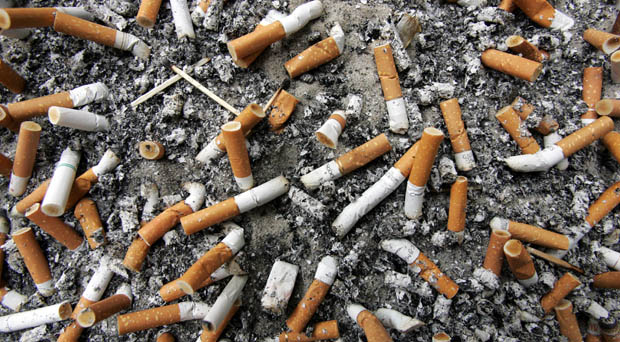
#> input picture Sample pics/cigarette-butt-feature.jpg, 620 x 342 px, given in place of the camera
$ python blur.py
#> lines starting #> are read from the running program, lines starting #| are printed output that depends on the picture; after the words box and inside, x2 and y2 are one past the last pixel; in counts of white or black regions, pixels touching at a corner belong together
import cv2
import numpy as np

cap=cv2.VideoCapture(0)

if(cap.isOpened() != 1 ) :
	cap.open()

while(1) :
	ret ,frame = cap.read()
#> frame is the input picture: shape (342, 620, 3); mean B, G, R 92.4, 103.1, 114.7
	blured_frame = cv2.blur(frame,(5,5))
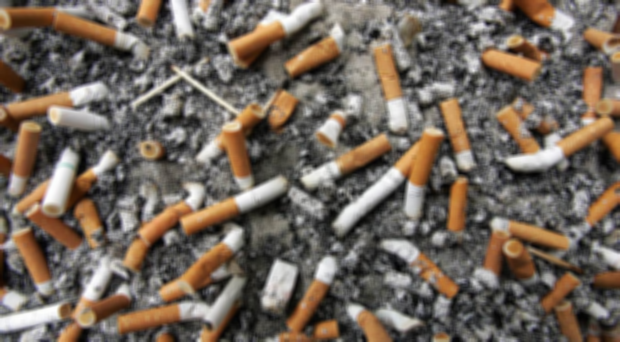
#> blured_frame: shape (342, 620, 3); mean B, G, R 92.4, 103.1, 114.7
# original
	hsv=cv2.cvtColor(frame, cv2.COLOR_BGR2HSV)
#> hsv: shape (342, 620, 3); mean H, S, V 47.3, 58.3, 116.3

	lower_cig=np.array([12,105,64])
	upper_cig=np.array([25,220,210])

	mask = cv2.inRange(hsv,lower_cig,upper_cig)
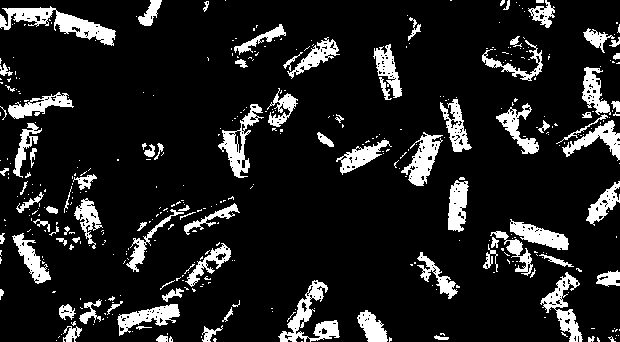
#> mask: shape (342, 620); 12.6% white; 415 white regions (327 under 20 px), largest, box (x1, y1, x2, y2) and area: (0, 6, 116, 46) 1642, (278, 280, 340, 342) 1231, (218, 104, 264, 178) 997

	result = cv2.bitwise_and(frame,frame,mask=mask)

	cv2.imshow('original',frame)
	cv2.imshow('mask',mask)
	cv2.imshow('final',result)

# blured mask
	blured_mask=cv2.blur(mask,(5,5))
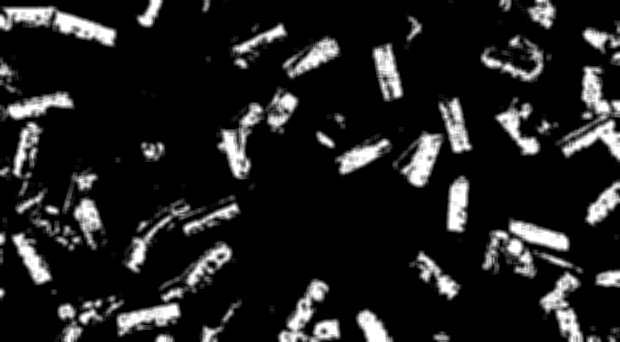
#> blured_mask: shape (342, 620); min 0, max 255, mean 32.1
	blured_mask_result = cv2.bitwise_and(frame,frame,mask=blured_mask)

	cv2.imshow('blured_frame',blured_frame)
	cv2.imshow('blured_mask',blured_mask)
	cv2.imshow('blured_mask_final',blured_mask_result)

# mask of blured image

	hsv_blured_frame=cv2.cvtColor(blured_frame, cv2.COLOR_BGR2HSV)
#> hsv_blured_frame: shape (342, 620, 3); mean H, S, V 44.7, 48.3, 115.5

	mask_blured_frame=cv2.inRange(hsv_blured_frame,lower_cig,upper_cig)
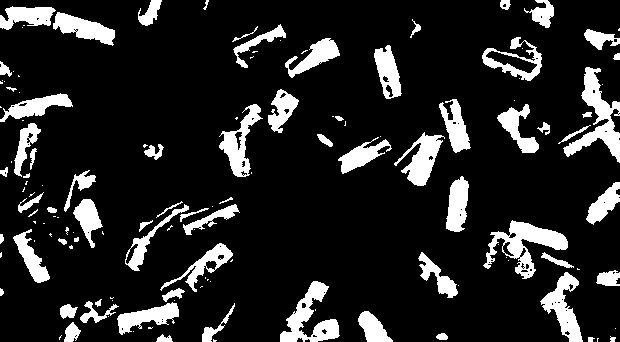
#> mask_blured_frame: shape (342, 620); 14.5% white; 136 white regions (65 under 20 px), largest, box (x1, y1, x2, y2) and area: (563, 67, 620, 163) 1831, (483, 220, 568, 279) 1823, (280, 281, 340, 342) 1528

	mask_blured_frame_result = cv2.bitwise_and(frame,frame,mask=mask_blured_frame)
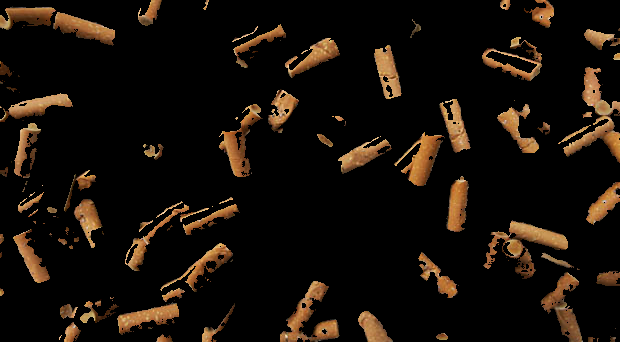
#> mask_blured_frame_result: shape (342, 620, 3); mean B, G, R 9, 15.6, 23

	cv2.imshow('mask_blured_frame',mask_blured_frame)
	cv2.imshow('mask_blured_frame_result',mask_blured_frame_result)

# blured mask of blured image

	blured_mask_blured_frame=cv2.blur(mask_blured_frame,(5,5))
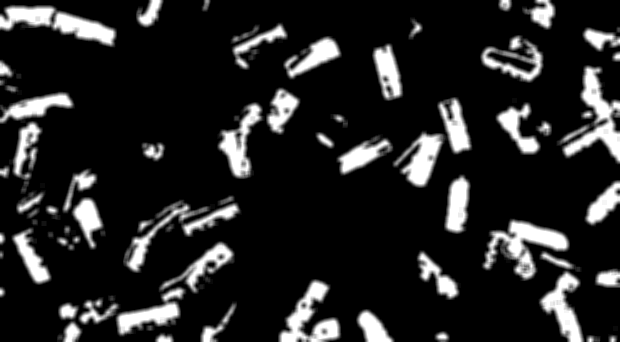
#> blured_mask_blured_frame: shape (342, 620); min 0, max 255, mean 36.9
	blured_mask_blured_frame_result=cv2.bitwise_and(frame,frame,mask=blured_mask_blured_frame)
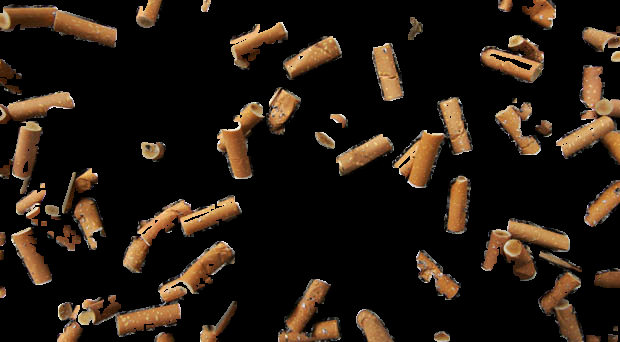
#> blured_mask_blured_frame_result: shape (342, 620, 3); mean B, G, R 16.5, 25.5, 35.6

	cv2.imshow('blured_mask_blured_frame',blured_mask_blured_frame)
	cv2.imshow('blured_mask_blured_frame_result',blured_mask_blured_frame_result)

	k=cv2.waitKey(5) & 0xFF
#> (key Esc is pressed here)
	if k == 27 :
		break

cv2.destroyAllWindows()

$ run again, on Sample pics/cigarette_butts.jpg
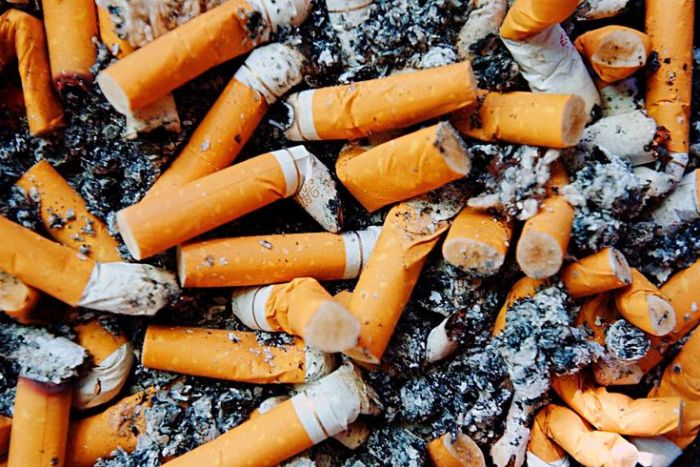
#> input picture Sample pics/cigarette_butts.jpg, 700 x 467 px, given in place of the camera
#> frame is the input picture: shape (467, 700, 3); mean B, G, R 76.9, 106.7, 141
#> hsv: shape (467, 700, 3); mean H, S, V 50.8, 138.3, 146.4
#> `mask = cv2.inRange(hsv,lower_cig,upper_cig)`:
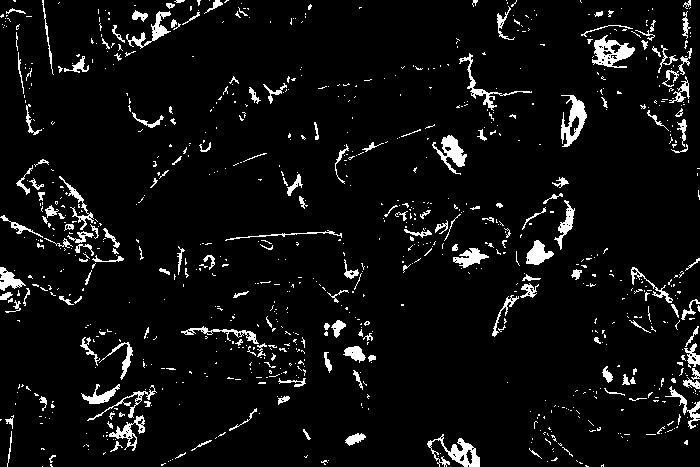
#> mask: shape (467, 700); 5.8% white; 899 white regions (730 under 20 px), largest, box (x1, y1, x2, y2) and area: (592, 35, 635, 68) 688, (427, 434, 480, 467) 648, (561, 95, 587, 147) 630
#> hsv_blured_frame: shape (467, 700, 3); mean H, S, V 50.6, 125.6, 146
#> mask_blured_frame: shape (467, 700); 7.4% white; 303 white regions (166 under 20 px), largest, box (x1, y1, x2, y2) and area: (0, 176, 123, 265) 1464, (582, 17, 654, 69) 1259, (88, 385, 156, 452) 1007
#> `blured_mask_blured_frame_result=cv2.bitwise_and(frame,frame,mask=blure..`:
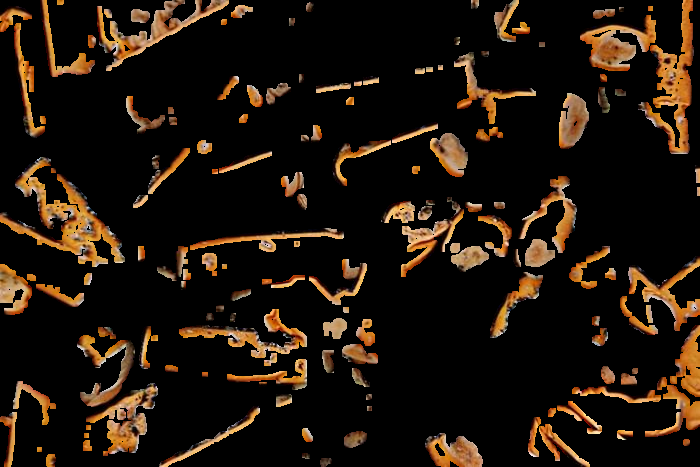
#> blured_mask_blured_frame_result: shape (467, 700, 3); mean B, G, R 11.6, 21.4, 32.1

$ run again, on Sample pics/cigarette_butts_dirty_dark_2899_1920x1080.jpg
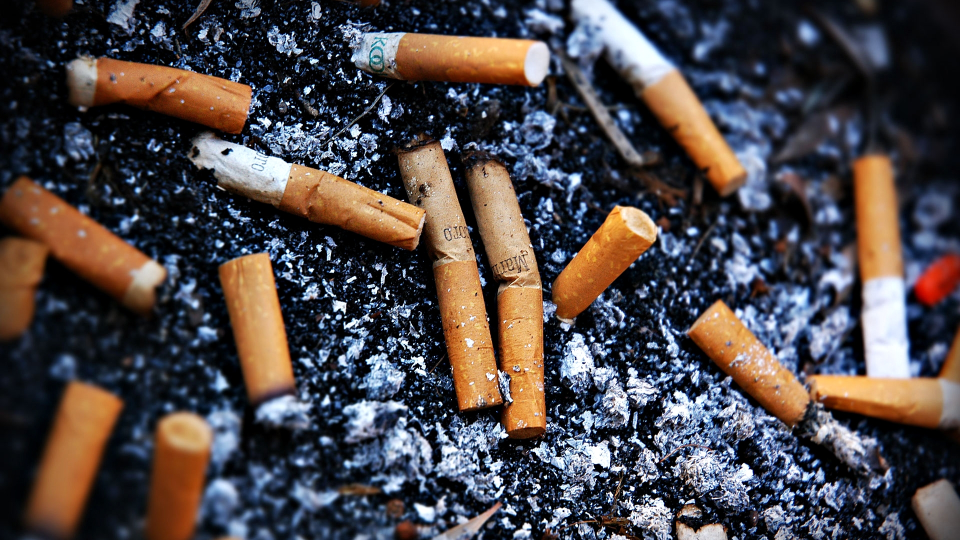
#> input picture Sample pics/cigarette_butts_dirty_dark_2899_1920x1080.jpg, 1920 x 1080 px, given in place of the camera (shown at 1/2 size)
#> frame is the input picture: shape (1080, 1920, 3); mean B, G, R 72.2, 70, 76.3
#> hsv: shape (1080, 1920, 3); mean H, S, V 79.5, 129.2, 95.1
#> `mask = cv2.inRange(hsv,lower_cig,upper_cig)`:
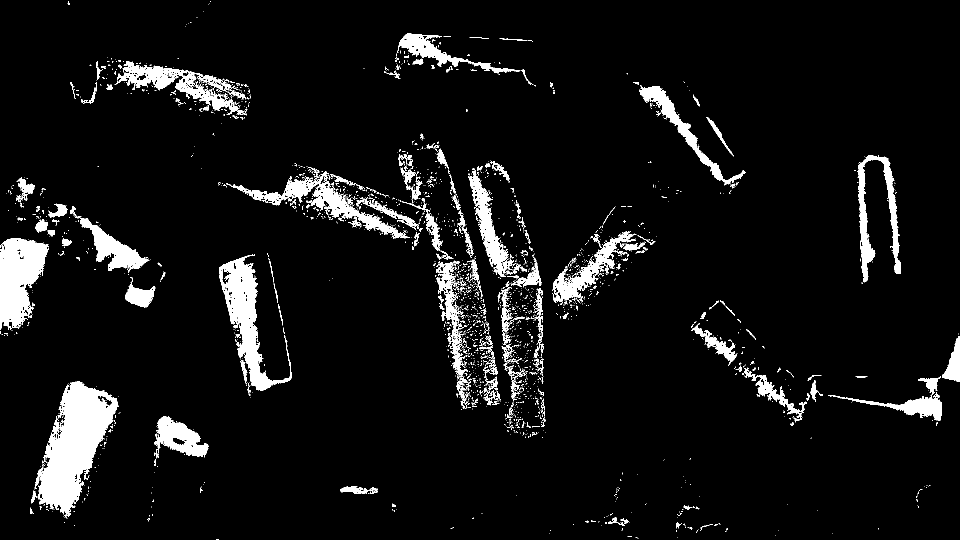
#> mask: shape (1080, 1920) (shown at 1/2 size); 6.7% white; 2465 white regions (2238 under 20 px), largest, box (x1, y1, x2, y2) and area: (70, 763, 237, 1038) 22179, (0, 477, 98, 660) 11744, (438, 509, 584, 781) 11635
#> hsv_blured_frame: shape (1080, 1920, 3); mean H, S, V 82.5, 124.2, 95
#> mask_blured_frame: shape (1080, 1920); 6.9% white; 494 white regions (359 under 20 px), largest, box (x1, y1, x2, y2) and area: (62, 763, 236, 1035) 22679, (438, 509, 584, 781) 12494, (0, 477, 97, 659) 11924
#> `blured_mask_blured_frame_result=cv2.bitwise_and(frame,frame,mask=blure..`:
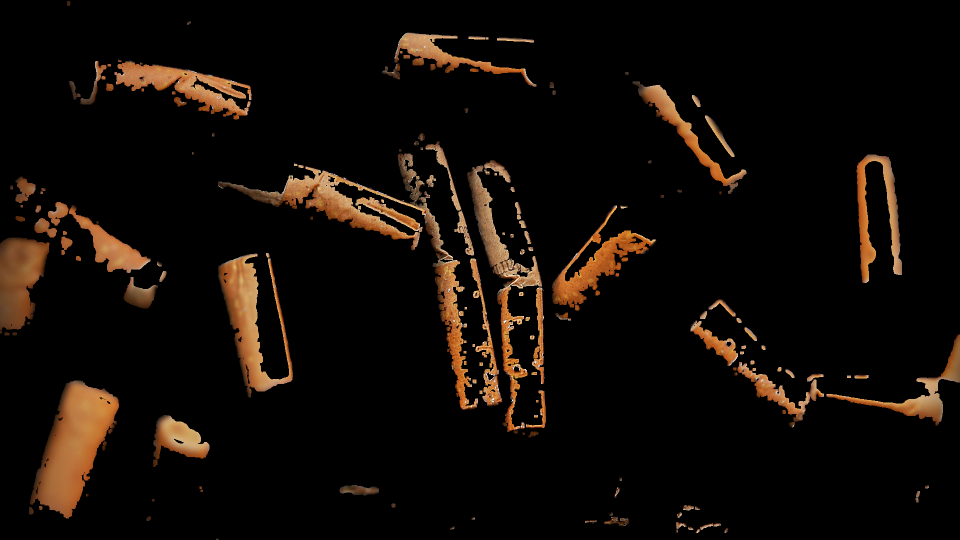
#> blured_mask_blured_frame_result: shape (1080, 1920, 3) (shown at 1/2 size); mean B, G, R 6.4, 11.3, 17.4
